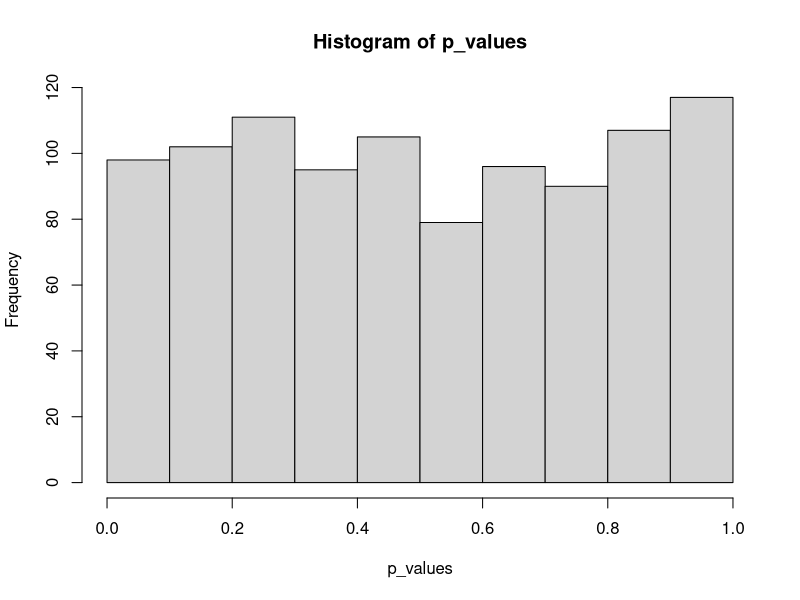
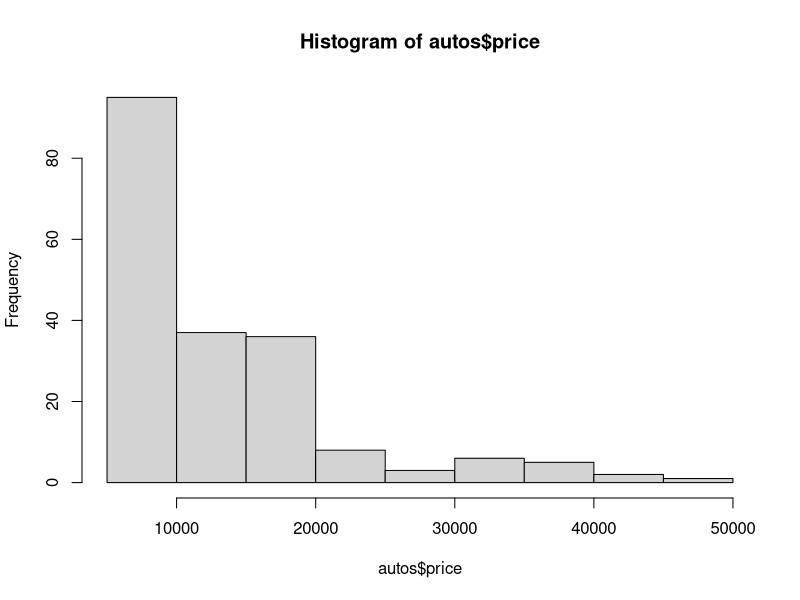
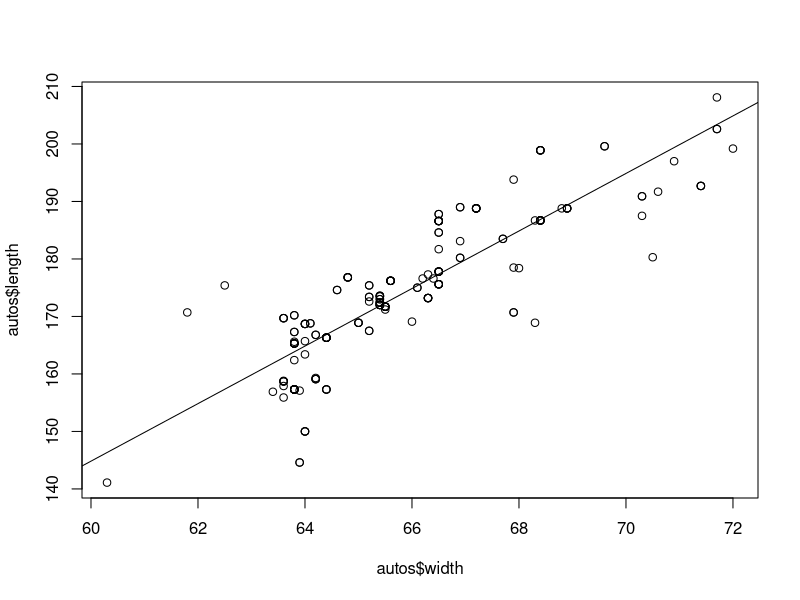
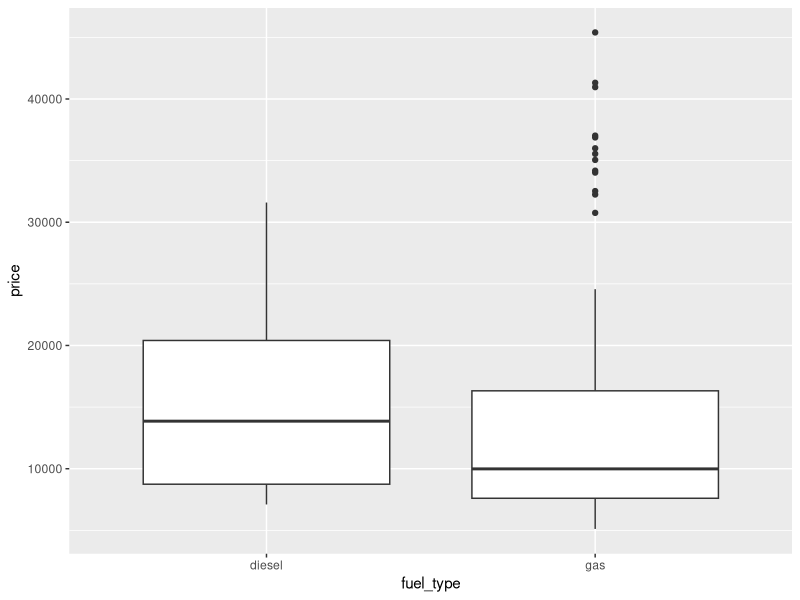
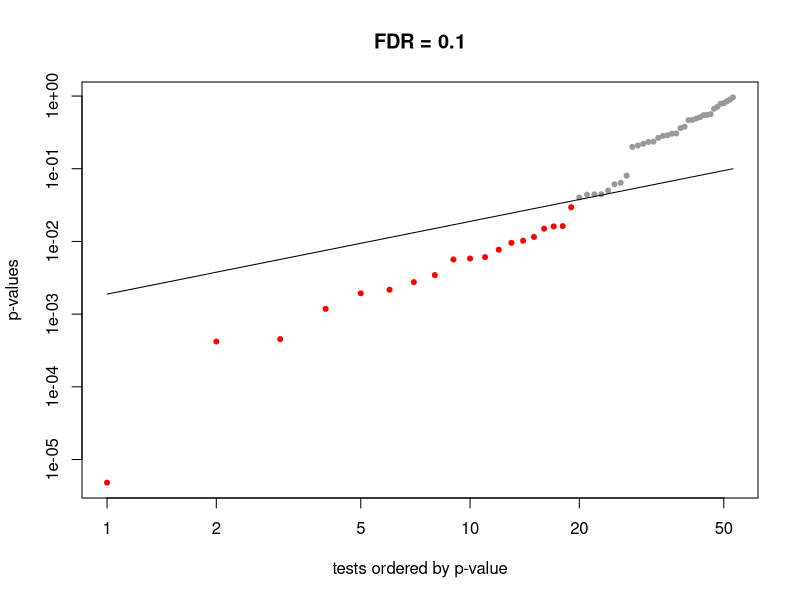

These charts were generated, in order, by the following R code:
## ---- chunk 1
knitr::opts_chunk$set(echo = TRUE)
## ---- chunk 2
# set the seed 
set.seed(9070)

# create the 10000 x 1001 matrix drawn from N(0,1)
data <- matrix(rnorm(10000 * 1001), nrow = 10000)
dim(data)
## ---- chunk 3
# extract the first column as "y"
y <- data[, 1]

# extract the rest columns as "x's"
x <- data[,2:1001]
## ---- chunk 4
model_1 <- lm(y ~ x - 1)
## ---- chunk 5
# extract p-values from the linear regression model
p_values <- summary(model_1)$coefficient[, 4]
hist(p_values)
## ---- chunk 6
ks.test(p_values,"punif")
## ---- chunk 7
# count the p-values that are less than 0.01
sum(p_values < 0.01)
## ---- chunk 8
# sort the p-values ascendingly
pv_sorted <- sort(p_values)

# create a rank
k <- c(1:1000)

# calculate BH equation
q = 0.1
N = 1000

BH <- (pv_sorted <= q * k / N)
sum(BH)
## ---- chunk 9
# clear the environment
rm(list = ls())

# import the data
library(readr)
autos <- read_csv("01_auto.csv")
## ---- chunk 10
hist(autos$price)
## ---- chunk 11
plot(autos$width, autos$length)
abline(lm(autos$length ~ autos$width))
## ---- chunk 12
library(ggplot2)
ggplot(data = autos, mapping = aes(x = fuel_type, y = price)) + geom_boxplot()
## ---- chunk 13
model_2 <- lm(price ~ ., data = autos)

summary(model_2)
## ---- chunk 14
# extract the p-values
p_values <- summary(model_2)$coefficient[,4]

# sort the p-values ascendingly
pv_sorted <- sort(p_values)

# create the rank
k <- c(1:53)

# calculate BH equation
q <- 0.1
N <- length(k)

BH <- pv_sorted <= k*q/N

# count the estimated true discoveries
sum(BH)
## ---- chunk 15
# calculate the cut-off p-value (p*)
p_star <- pv_sorted[sum(BH)]
sprintf("The cut-off p-value is %.5f.", p_star)
## ---- chunk 16
# Plot the cutoff line together with the significant and insignificant p-values
# Extract p-value cutoff for E[fdf] < q
fdr <- function(pvals, q, plotit){
  pvals <- pvals[!is.na(pvals)]
  N <- length(pvals)
  
  k <- rank(pvals, ties.method="min")
  alpha <- max(pvals[ pvals <= (q*k/N) ])
  
  if(plotit){
    sig <- factor(pvals <= alpha)
    o <- order(pvals)
    plot(pvals[o], log="xy", col=c("grey60","red")[sig[o]], pch=20, 
      ylab="p-values", xlab="tests ordered by p-value", main = paste('FDR =',q))
    lines(1:N, q*(1:N) / N)
  }
  
}
fdr(p_values, q, plotit=TRUE)
